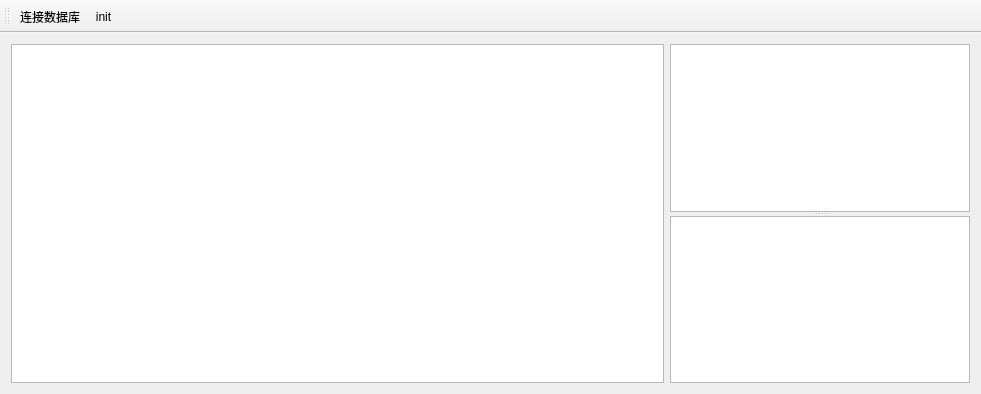
<?xml version="1.0" encoding="UTF-8"?>
<ui version="4.0">
 <class>MainWindow</class>
 <widget class="QMainWindow" name="MainWindow">
  <property name="geometry">
   <rect>
    <x>0</x>
    <y>0</y>
    <width>981</width>
    <height>394</height>
   </rect>
  </property>
  <property name="windowTitle">
   <string>考勤计算</string>
  </property>
  <property name="unifiedTitleAndToolBarOnMac">
   <bool>true</bool>
  </property>
  <widget class="QWidget" name="centralWidget">
   <layout class="QHBoxLayout" name="horizontalLayout">
    <item>
     <widget class="QSplitter" name="splitter_2">
      <property name="orientation">
       <enum>Qt::Vertical</enum>
      </property>
      <widget class="QTableView" name="tableViewMark">
       <property name="alternatingRowColors">
        <bool>true</bool>
       </property>
      </widget>
     </widget>
    </item>
    <item>
     <widget class="QSplitter" name="splitter">
      <property name="orientation">
       <enum>Qt::Vertical</enum>
      </property>
      <widget class="QTreeWidget" name="treeWidget">
       <property name="lineWidth">
        <number>2</number>
       </property>
       <property name="alternatingRowColors">
        <bool>true</bool>
       </property>
       <property name="headerHidden">
        <bool>true</bool>
       </property>
       <attribute name="headerHighlightSections">
        <bool>true</bool>
       </attribute>
       <column>
        <property name="text">
         <string>1</string>
        </property>
       </column>
      </widget>
      <widget class="QTableView" name="tableView">
       <property name="maximumSize">
        <size>
         <width>300</width>
         <height>16777215</height>
        </size>
       </property>
       <property name="editTriggers">
        <set>QAbstractItemView::NoEditTriggers</set>
       </property>
       <property name="alternatingRowColors">
        <bool>true</bool>
       </property>
       <property name="selectionBehavior">
        <enum>QAbstractItemView::SelectRows</enum>
       </property>
      </widget>
     </widget>
    </item>
   </layout>
  </widget>
  <widget class="QToolBar" name="mainToolBar">
   <property name="windowTitle">
    <string>Marks</string>
   </property>
   <property name="toolButtonStyle">
    <enum>Qt::ToolButtonIconOnly</enum>
   </property>
   <attribute name="toolBarArea">
    <enum>TopToolBarArea</enum>
   </attribute>
   <attribute name="toolBarBreak">
    <bool>false</bool>
   </attribute>
   <addaction name="actionCon"/>
   <addaction name="actionInit"/>
  </widget>
  <action name="actionCon">
   <property name="icon">
    <iconset resource="files.qrc">
     <normaloff>:/files/cdb.png</normaloff>:/files/cdb.png</iconset>
   </property>
   <property name="text">
    <string>连接数据库</string>
   </property>
  </action>
  <action name="actionInit">
   <property name="icon">
    <iconset resource="files.qrc">
     <normaloff>:/files/init.png</normaloff>:/files/init.png</iconset>
   </property>
   <property name="text">
    <string>init</string>
   </property>
  </action>
 </widget>
 <layoutdefault spacing="6" margin="11"/>
 <resources>
  <include location="files.qrc"/>
 </resources>
 <connections/>
</ui>
